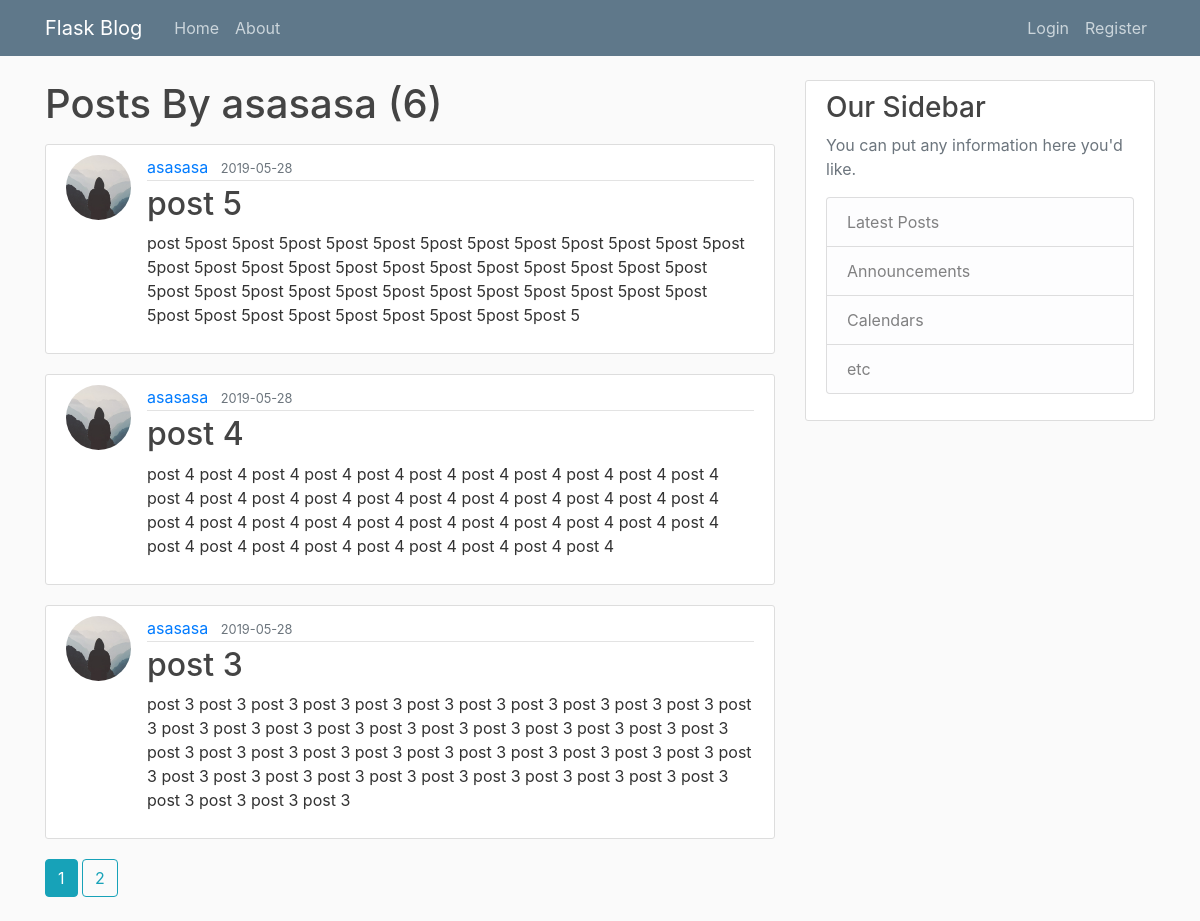
Page /user/asasasa on the committed database.
### flaskblog/models.py (models this page shows, shortened)
class User(db.Model, UserMixin):
    id = db.Column(db.Integer, primary_key=True)
    username = db.Column(db.String(20), unique=True, nullable=False)
    email = db.Column(db.String(120), unique=True, nullable=False)
    password = db.Column(db.String(60), nullable=False)
    image_file = db.Column(db.String(20), nullable=False, default='default.jpg')
    posts = db.relationship('Post', backref='author', lazy=True)

class Post(db.Model):
    id = db.Column(db.Integer, primary_key=True)
    title = db.Column(db.String(100), nullable=False)
    date_posted = db.Column(db.DateTime, nullable=False, default=datetime.utcnow)
    content = db.Column(db.Text, nullable=False)
    user_id = db.Column(db.Integer, db.ForeignKey('user.id'), nullable=False)

### flaskblog/routes.py (the view)
@app.route("/user/<string:username>")
def user_posts(username):
    page = request.args.get('page', 1, type=int)
    user = User.query.filter_by(username=username).first_or_404()
    posts = Post.query.filter_by(author=user).order_by(Post.date_posted.desc()).paginate(page, per_page=3)
    return render_template('user_posts.html', posts=posts, user=user, title=f'{user.username}  Posts')

### flaskblog/templates/user_posts.html
{% extends "layouts/layout.html" %} {% block content %}
<h1 class="mb-3">Posts By {{ user.username }} ({{ posts.total }})</h1>
{% for post in posts.items %}
<article class="media content-section">
    <img class="rounded-circle article-img" src="{{ url_for('static', filename='profile_pics/' + post.author.image_file) }}">
    <div class="media-body">
        <div class="article-metadata">
            <a class="mr-2" href="{{ url_for('user_posts', username=post.author.username) }}">{{ post.author.username }}</a>
            <small class="text-muted">{{ post.date_posted.strftime('%Y-%m-%d') }}</small>
        </div>
        <h2><a class="article-title" href="{{ url_for('post', post_id=post.id) }}">{{ post.title }}</a></h2>
        <p class="article-content">{{ post.content }}</p>
    </div>
</article>
{% endfor %} {% for page_num in posts.iter_pages(left_edge=1, right_edge=1, left_current=1, right_current=2) %} {% if page_num %} {% if posts.page == page_num %}
<a href="{{ url_for('user_posts', username=user.username, page=page_num) }}" class="btn btn-info mb-4">{{ page_num }}</a> {% else %}
<a href="{{ url_for('user_posts', username=user.username, page=page_num) }}" class="btn btn-outline-info mb-4">{{ page_num }}</a> {% endif %} {% else %} ... {% endif %} {% endfor %} {% endblock content%} ...

### flaskblog/templates/layouts/layout.html (shortened to what this page needs)
<!DOCTYPE html>
<html lang="en">
<head>
    <link rel="stylesheet" href="https://stackpath.bootstrapcdn.com/bootstrap/4.3.1/css/bootstrap.min.css">
    <link rel="stylesheet" type="text/css" href="{{url_for('static', filename='main.css')}}">
</head>
<body>
    {% include "layouts/navigation.html" %}
    <main role="main" class="container">
        <div class="row">
            <div class="col-md-8">
                 {% block content %}{% endblock %}
            </div>
            <div class="col-md-4">
                <div class="content-section">
                    <h3>Our Sidebar</h3>
                    <p class='text-muted'>You can put any information here you'd like.
                        <ul class="list-group">
                            <li class="list-group-item list-group-item-light">Latest Posts</li>
                            <li class="list-group-item list-group-item-light">Announcements</li>
                            <li class="list-group-item list-group-item-light">Calendars</li>
                            <li class="list-group-item list-group-item-light">etc</li>
                        </ul>
                    </p>
                </div>
            </div>
        </div>
    </main>
</body>
</html>

### flaskblog/templates/layouts/navigation.html (shortened to what this page needs)
<header class="site-header">
    <nav class="navbar navbar-expand-md navbar-dark bg-steel fixed-top">
        <div class="container">
            <a class="navbar-brand mr-4" href="/">Flask Blog</a>
            <div class="collapse navbar-collapse" id="navbarToggle">
                <div class="navbar-nav mr-auto">
                    <a class="nav-item nav-link" href="{{ url_for('home') }}">Home</a>
                    <a class="nav-item nav-link" href="{{ url_for('about') }}">About</a>
                </div>
                <div class="navbar-nav">
                    {% if current_user.is_authenticated: %}
                    <a class="nav-item nav-link" href="{{ url_for('new_post') }}">New Post</a>
                    <a class="nav-item nav-link" href="{{ url_for('account') }}">Account</a>
                    <a class="nav-item nav-link" href="{{ url_for('logout') }}">Logout</a>{% else %}
                    <a class="nav-item nav-link" href="{{ url_for('login') }}">Login</a>
                    <a class="nav-item nav-link" href="{{ url_for('register') }}">Register</a> {% endif %}
                </div>
            </div>
        </div>
    </nav>
</header>

### flaskblog/static/main.css (style rules this page uses)
body { background: #fafafa; color: #333333; margin-top: 5rem; }
h1, h2, h3, h4, h5, h6 { color: #444444; }
.bg-steel { background-color: #5f788a; }
.site-header .navbar-nav .nav-link { color: #cbd5db; }
.content-section { background: #ffffff; padding: 10px 20px; border: 1px solid #dddddd; border-radius: 3px; margin-bottom: 20px; }
.article-title { color: #444444; }
.article-content { white-space: pre-line; }
.article-img { height: 65px; width: 65px; margin-right: 16px; }
.article-metadata { padding-bottom: 1px; margin-bottom: 4px; border-bottom: 1px solid #e3e3e3 }

### rows in the picture
User: username "asasasa"
Post: image_file (placeholder picture), author.username "asasasa", date_posted "2019-05-28", title "post 5", content "post 5post 5post 5post 5post 5post 5post 5post 5post 5post 5post 5post 5post 5post 5post 5post 5post 5post 5post 5post 5post 5post 5post 5post 5post 5post 5post 5post 5post 5post 5post 5post 5post 5post 5post 5post 5post 5post 5post 5post 5post 5post 5post 5post 5post 5post 5"
Post: image_file (placeholder picture), author.username "asasasa", date_posted "2019-05-28", title "post 4", content "post 4 post 4 post 4 post 4 post 4 post 4 post 4 post 4 post 4 post 4 post 4 post 4 post 4 post 4 post 4 post 4 post 4 post 4 post 4 post 4 post 4 post 4 post 4 post 4 post 4 post 4 post 4 post 4 post 4 post 4 post 4 post 4 post 4 post 4 post 4 post 4 post 4 post 4 post 4 post 4 post 4 post 4"
Post: image_file (placeholder picture), author.username "asasasa", date_posted "2019-05-28", title "post 3", content "post 3 post 3 post 3 post 3 post 3 post 3 post 3 post 3 post 3 post 3 post 3 post 3 post 3 post 3 post 3 post 3 post 3 post 3 post 3 post 3 post 3 post 3 post 3 post 3 post 3 post 3 post 3 post 3 post 3 post 3 post 3 post 3 post 3 post 3 post 3 post 3 post 3 post 3 post 3 post 3 post 3 post 3 post 3 post 3 post 3 post 3 post 3 post 3 post 3 post 3"

### other values in the picture
{{ posts.total }} "6"
{{ page_num }} "1"
{{ page_num }} "2"
